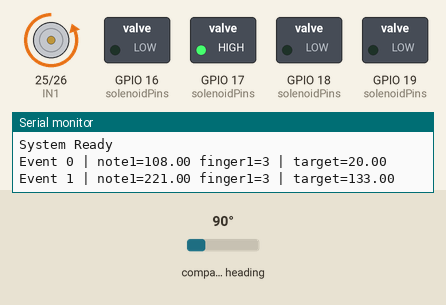
The sketch below on a simulated ESP32. On the bench: motor-driver pin pairs drawn as motors (green arrow = first pin HIGH = forward, orange = second pin HIGH = backward, longer = more drive), switched loads named in the sketch (green lamp = pin HIGH), the last lines printed to the serial monitor. Wiring (inferred from the names in the program): AS5600 angle sensor at I2C address 0x36. Dashed ring = blinking. The test bench sets the inputs (shaded band); at power-on: compass heading 90°.

Above: at 1.2 s.
1.3 s: compass heading set to 7°
At 4.24 s:
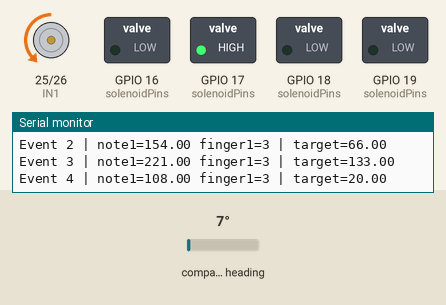
4.3 s: compass heading set to 180°
At 6.38 s:
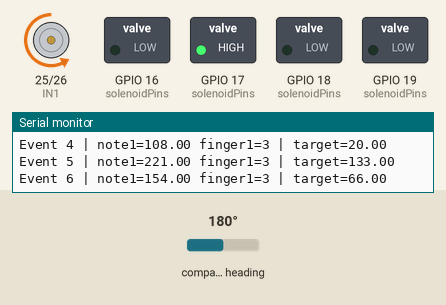
7.3 s: compass heading set to 269°
At 8.6 s:
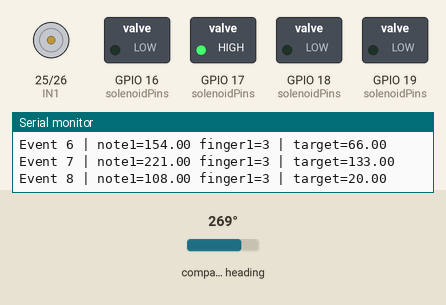
10.3 s: compass heading set to 90°
Timing chart, 0 to 48.6 s (numbered marks = the images above; inputs shaded):
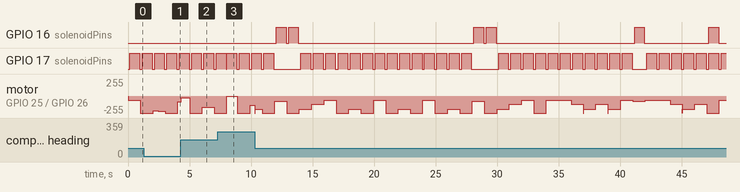

The sketch:

Piano_robot_V9.ino
```cpp
#include <Wire.h>

// ================= I2C (AS5600) =================
#define AS5600_ADDRESS 0x36
#define AS5600_RAW_ANGLE 0x0C

// ================= MOTOR =================
#define IN1 25
#define IN2 26

// ================= SOLENOIDS =================
#define NUM_FINGERS 4
#define S1 19
#define S2 18
#define S3 16
#define S4 17 // black key

int solenoidPins[NUM_FINGERS] = {S2, S1, S3, S4}; // 0,1,2,3

/*
0 -> S2 (right)
1 -> S1 (middle)
2 -> S3 (black)
3 -> S4 (left)
*/

// ================= POSITION =================
float totalpos = 0;
float posx = 0;
float prev_pos = 0;

const float R = 6.4;

unsigned long lastUpdate = 0;
float deltaT = 0;

// ================= PID =================
float kp = 3.0;
float kd = 0.04;
float ki = 0.005;

float e = 0, eprev = 0, eintegral = 0, dedt = 0;
float u = 0;
float target = 0;

// ================= FINGERS =================
float fingerOffsets[NUM_FINGERS] = {0, 44, 75, 88};

// current active fingers for this event
int activeFinger1 = -1;
int activeFinger2 = -1;

// ================= NOTES =================
// --- White keys ---
const int N_F4 = 0;
const int N_E4 = 17;
const int N_D4 = 43;
const int N_C4 = 67;

const int N_B3 = 92;
const int N_A3 = 108;
const int N_G3 = 130;
const int N_F3 = 154;
const int N_E3 = 171;
const int N_D3 = 197;
const int N_C3 = 221;

const int N_B2 = 246;
const int N_A2 = 262;
const int N_G2 = 284;
const int N_F2 = 308;
const int N_E2 = 325;
const int N_D2 = 351;
const int N_C2 = 375;

const int N_B1 = 400;
const int N_A1 = 416;
const int N_G1 = 438;
const int N_F1 = 462;
const int N_E1 = 479;
const int N_D1 = 505;
const int N_C1 = 529;

const int N_B0 = 554;
const int N_A0 = 570;
const int N_G0 = 592;
const int N_F0 = 616;
const int N_E0 = 633;
const int N_D0 = 659;
const int N_C0 = 683;

// --- Black keys ---
const int S_D4 = 104; // D#4
const int S_C4 = 55;  // C#4

const int S_A3 = 100; // A#3 / Bb3
const int S_G3 = 119; // G#3
const int S_F3 = 142; // F#3
const int S_D3 = 184; // D#3
const int S_C3 = 209; // C#3

const int S_A2 = 100 + 154;
const int S_G2 = 119 + 154;
const int S_F2 = 142 + 154;
const int S_D2 = 184 + 154;
const int S_C2 = 209 + 154;

const int S_A1 = 100 + 308;
const int S_G1 = 119 + 308;
const int S_F1 = 142 + 308;
const int S_D1 = 184 + 308;
const int S_C1 = 209 + 308;

const int S_A0 = 100 + 462;
const int S_G0 = 119 + 462;
const int S_F0 = 142 + 462;
const int S_D0 = 184 + 462;
const int S_C0 = 209 + 462;

#define BPM 80

// ================= NOTE ARRAY =================
// {beats, note1, type1, note2, type2, strength}
// note2 = -1, type2 = 'N' means no second note
const double testArray[][6] =
{
  {1, N_A3, 'W', -1,   'N', 1},
  {1, N_C3, 'W', -1,   'N', 1},
  {1, N_F3, 'W', -1,   'N', 1},
  {1, N_C3, 'W', -1,   'N', 1},
  {1, N_A3, 'W', -1,   'N', 1},
  {1, N_C3, 'W', -1,   'N', 1},
  {1, N_F3, 'W', -1,   'N', 1},
  {1, N_C3, 'W', -1,   'N', 1},
  {1, N_A3, 'W', -1,   'N', 1},
  {1, N_C3, 'W', -1,   'N', 1},
  {1, N_F3, 'W', -1,   'N', 1},
  {1, N_C3, 'W', -1,   'N', 1},
  {1, S_A3, 'B', -1,   'N', 1},
  {1, S_C3, 'B', -1,   'N', 1},
  {1, N_F3, 'W', -1,   'N', 1},
  {1, N_G3, 'W', -1,   'N', 1},

  {1, N_A3, 'W', -1,   'N', 1},
  {1, N_C3, 'W', -1,   'N', 1},
  {1, N_F3, 'W', -1,   'N', 1},
  {1, N_C3, 'W', -1,   'N', 1},
  {1, N_A3, 'W', -1,   'N', 1},
  {1, N_C3, 'W', -1,   'N', 1},
  {1, N_F3, 'W', -1,   'N', 1},
  {1, N_C3, 'W', -1,   'N', 1},
  {1, N_A3, 'W', -1,   'N', 1},
  {1, N_C3, 'W', -1,   'N', 1},
  {1, N_F3, 'W', -1,   'N', 1},
  {1, N_C3, 'W', -1,   'N', 1},
  {1, S_A3, 'B', -1,   'N', 1},
  {1, S_C3, 'B', -1,   'N', 1},
  {1, N_F3, 'W', -1,   'N', 1},
  {1, N_G3, 'W', -1,   'N', 1},

  {1, N_A3, 'W', -1,   'N', 1},
  {1, N_C3, 'W', -1,   'N', 1},
  {1, N_A3, 'W', -1,   'N', 1},
  {1, N_A3, 'W', -1,   'N', 1},
  {1, N_G3, 'W', -1,   'N', 1},
  {1, N_F3, 'W', -1,   'N', 1},
  {1, N_G3, 'W', -1,   'N', 1},
  {1, N_F3, 'W', -1,   'N', 1},
  {1, N_A3, 'W', -1,   'N', 1},
  {1, S_A3, 'B', -1,   'N', 1},
  {1, N_A3, 'W', -1,   'N', 1},
  {1, N_A3, 'W', -1,   'N', 1},
  {1, N_G3, 'W', -1,   'N', 1},
  {1, N_F3, 'W', -1,   'N', 1},
  {1, N_G3, 'W', -1,   'N', 1},
  {1, N_D3, 'W', S_A3, 'B', 1}, // chord

  {1, N_A3, 'W', -1,   'N', 1},
  {1, N_C3, 'W', -1,   'N', 1},
  {1, N_F3, 'W', -1,   'N', 1},
  {1, N_C3, 'W', -1,   'N', 1},
  {1, N_A3, 'W', -1,   'N', 1},
  {1, N_C3, 'W', -1,   'N', 1},
  {1, N_F3, 'W', -1,   'N', 1},
  {1, N_C3, 'W', -1,   'N', 1},
  {1, N_A3, 'W', -1,   'N', 1},
  {1, N_C3, 'W', -1,   'N', 1},
  {1, N_F3, 'W', -1,   'N', 1},
  {1, N_C3, 'W', -1,   'N', 1},
  {1, S_A3, 'B', -1,   'N', 1},
  {1, S_C3, 'B', -1,   'N', 1},
  {1, N_F3, 'W', -1,   'N', 1},
  {1, N_G3, 'W', -1,   'N', 1},

  {1, N_A3, 'W', -1,   'N', 1},
  {1, N_C3, 'W', -1,   'N', 1},
  {1, N_F3, 'W', -1,   'N', 1},
  {1, N_C3, 'W', -1,   'N', 1},
  {1, N_A3, 'W', -1,   'N', 1},
  {1, N_C3, 'W', -1,   'N', 1},
  {1, N_F3, 'W', -1,   'N', 1},
  {1, N_C3, 'W', -1,   'N', 1},
  {1, N_A3, 'W', -1,   'N', 1},
  {1, N_C3, 'W', -1,   'N', 1},
  {1, N_F3, 'W', -1,   'N', 1},
  {1, N_C3, 'W', -1,   'N', 1},
  {1, S_A3, 'B', -1,   'N', 1},
  {1, S_C3, 'B', -1,   'N', 1},
  {1, N_F3, 'W', -1,   'N', 1},
  {1, N_G3, 'W', -1,   'N', 1},

  {1, N_A3, 'W', -1,   'N', 1},
  {1, N_C3, 'W', -1,   'N', 1},
  {1, N_A3, 'W', -1,   'N', 1},
  {1, N_A3, 'W', -1,   'N', 1},
  {1, N_G3, 'W', -1,   'N', 1},
  {1, N_F3, 'W', -1,   'N', 1},
  {1, N_G3, 'W', -1,   'N', 1},
  {1, N_F3, 'W', -1,   'N', 1},
  {1, N_A3, 'W', -1,   'N', 1},
  {1, S_A3, 'B', -1,   'N', 1},
  {1, N_A3, 'W', -1,   'N', 1},
  {1, N_A3, 'W', -1,   'N', 1},
  {1, N_G3, 'W', -1,   'N', 1},
  {1, N_F3, 'W', -1,   'N', 1},
  {1, N_G3, 'W', -1,   'N', 1},
  {1, N_D3, 'W', S_A3, 'B', 1}  // chord
};

const int NUM_EVENTS = sizeof(testArray) / sizeof(testArray[0]);

double beats, duty;
double position1, position2;
char keyType1, keyType2;
int n = 0;

unsigned long noteDuration = 0;
unsigned long stateStartTime = 0;
unsigned long moveStartTime = 0;

bool fingersActivated = false;

// ================= FSM =================
enum MOTOR_STATE
{
  READY,
  MOVE,
  ENERGIZE,
  HOLD,
  RELEASE
};

MOTOR_STATE motorState = READY;

// ================= FUNCTION DECL =================
float readAngleDegrees();
float pid(float setpoint, float measurement, float dt);
void setMotor(int dir, int pwmVal);
int getBestWhiteFinger(float keyPos, int forbiddenFinger = -1);
int chooseFinger(float keyPos, char keyType, int forbiddenFinger = -1);
void activateFingers(int finger1, int finger2);
void releaseAll();

// ================= SETUP =================
void setup()
{
  Serial.begin(115200);
  Wire.begin();

  prev_pos = readAngleDegrees();

  ledcAttach(IN1, 5000, 8);
  ledcAttach(IN2, 5000, 8);

  for (int i = 0; i < NUM_FINGERS; i++)
    pinMode(solenoidPins[i], OUTPUT);

  releaseAll();

  Serial.println("System Ready");
}

// ================= LOOP =================
void loop()
{
  // ===== Update Position =====
  float current_pos = readAngleDegrees();
  float deltapos = current_pos - prev_pos;

  if (deltapos > 180) deltapos -= 360;
  if (deltapos < -180) deltapos += 360;

  totalpos += deltapos;
  prev_pos = current_pos;

  posx = (totalpos * R * PI) / 180.0;

  // ===== PID (always running) =====
  unsigned long now = micros();
  if (now - lastUpdate >= 1000)
  {
    deltaT = (now - lastUpdate) / 1e6;
    lastUpdate = now;

    u = pid(target, posx, deltaT);

    int dir = (u > 0) ? 1 : (u < 0 ? -1 : 0);
    setMotor(dir, abs(u));
  }

  // ===== FSM =====
  switch (motorState)
  {
    case READY:
    {
      if (n >= NUM_EVENTS)
      {
        releaseAll();
        setMotor(0, 0);
        return;
      }

      beats     = testArray[n][0];
      position1 = testArray[n][1];
      keyType1  = (char)testArray[n][2];
      position2 = testArray[n][3];
      keyType2  = (char)testArray[n][4];
      duty      = testArray[n][5];

      activeFinger1 = chooseFinger(position1, keyType1);
      activeFinger2 = -1;

      if (position2 != -1 && keyType2 != 'N')
      {
        activeFinger2 = chooseFinger(position2, keyType2, activeFinger1);
      }

      // Shared target: based on first note/finger
      target = position1 - fingerOffsets[activeFinger1];

      noteDuration = (60000 / BPM) * beats;

      eprev = 0;
      eintegral = 0;
      fingersActivated = false;

      Serial.print("Event ");
      Serial.print(n);
      Serial.print(" | note1=");
      Serial.print(position1);
      Serial.print(" finger1=");
      Serial.print(activeFinger1);

      if (activeFinger2 != -1)
      {
        Serial.print(" | note2=");
        Serial.print(position2);
        Serial.print(" finger2=");
        Serial.print(activeFinger2);
      }

      Serial.print(" | target=");
      Serial.println(target);

      moveStartTime = millis();
      motorState = MOVE;
      break;
    }

    case MOVE:
    {
      releaseAll();

      if ((fabs(target - posx) < 2.5 && fabs(u) < 5.0) ||
          (millis() - moveStartTime > 150))
      {
        motorState = ENERGIZE;
        stateStartTime = millis();
      }

      break;
    }

    case ENERGIZE:
    {
      if (!fingersActivated)
      {
        activateFingers(activeFinger1, activeFinger2);
        fingersActivated = true;
      }

      if (millis() - stateStartTime >= 50)
      {
        motorState = HOLD;
        stateStartTime = millis();
      }

      break;
    }

    case HOLD:
    {
      if (millis() - stateStartTime >= noteDuration)
      {
        motorState = RELEASE;
        stateStartTime = millis();
      }

      break;
    }

    case RELEASE:
    {
      releaseAll();

      if (millis() - stateStartTime >= 50)
      {
        n++;
        motorState = READY;
      }

      break;
    }
  }
}

// ================= MOTOR =================
void setMotor(int dir, int pwmVal)
{
  if (dir == 1)
  {
    ledcWrite(IN2, pwmVal);
    ledcWrite(IN1, 0);
  }
  else if (dir == -1)
  {
    ledcWrite(IN2, 0);
    ledcWrite(IN1, pwmVal);
  }
  else
  {
    ledcWrite(IN2, 0);
    ledcWrite(IN1, 0);
  }
}

// ================= PID =================
float pid(float setpoint, float measurement, float dt)
{
  e = setpoint - measurement;

  if (fabs(e) < 0.5) e = 0;

  static float dedtF = 0;
  float alpha = 0.8;

  dedt = (e - eprev) / dt;
  dedtF = alpha * dedtF + (1 - alpha) * dedt;

  eintegral += e * dt;
  eintegral = constrain(eintegral, -300, 300);

  float output = kp * e + kd * dedtF + ki * eintegral;
  output = constrain(output, -255, 255);

  if (fabs(output) < 5) output = 0;

  eprev = e;
  return output;
}

// ================= ENCODER =================
float readAngleDegrees()
{
  Wire.beginTransmission(AS5600_ADDRESS);
  Wire.write(AS5600_RAW_ANGLE);
  Wire.endTransmission(false);
  Wire.requestFrom(AS5600_ADDRESS, 2);

  if (Wire.available() >= 2)
  {
    uint16_t raw = (Wire.read() << 8) | Wire.read();
    return (raw & 0x0FFF) * 360.0 / 4096.0;
  }

  return prev_pos;
}

// ================= FINGER SELECTION =================
int getBestWhiteFinger(float keyPos, int forbiddenFinger)
{
  int whiteFingerIndices[] = {0, 1, 3}; // exclude 2 = black finger
  int bestFinger = -1;
  float minMove = 1e9;

  for (int j = 0; j < 3; j++)
  {
    int i = whiteFingerIndices[j];

    if (i == forbiddenFinger)
      continue;

    float requiredTarget = keyPos - fingerOffsets[i];
    float moveDist = fabs(requiredTarget - posx);

    if (moveDist < minMove)
    {
      minMove = moveDist;
      bestFinger = i;
    }
  }

  if (bestFinger == -1)
    bestFinger = 0;

  return bestFinger;
}

int chooseFinger(float keyPos, char keyType, int forbiddenFinger)
{
  if (keyType == 'B')
  {
    // black keys always use S3 = index 2
    if (forbiddenFinger == 2)
      return -1; // impossible if first note already took S3
    return 2;
  }

  return getBestWhiteFinger(keyPos, forbiddenFinger);
}

// ================= SOLENOIDS =================
void activateFingers(int finger1, int finger2)
{
  for (int i = 0; i < NUM_FINGERS; i++)
    digitalWrite(solenoidPins[i], LOW);

  if (finger1 >= 0)
    digitalWrite(solenoidPins[finger1], HIGH);

  if (finger2 >= 0)
    digitalWrite(solenoidPins[finger2], HIGH);
}

void releaseAll()
{
  for (int i = 0; i < NUM_FINGERS; i++)
    digitalWrite(solenoidPins[i], LOW);
}
```

byteStream.cpp
```cpp
/*
LED Playing Code
Author: Tsz Kin Charm
Date: March 2nd, 2026
Description: Parses MIDI byte stream and converts into a CSV file containing a list of events.
This can then be sent to a MCU for action.
*/

#include <cstdint>
#include <stdio.h>

int main() {

    unsigned int byte;

    FILE *currentTrack, *outputFile;

    currentTrack = fopen("Mary.mid","rb"); //Opens midi file in binary read mode

    if(!currentTrack)
    {
        perror("Could not open Current Track");
        return -1;
    }

    byte = fgetc(currentTrack);
    printf("%#02x", byte);

    while (byte != EOF)
    {
        byte = fgetc(currentTrack);
        printf("%#02x\n", byte);
    }

    return 0;
}
```

mid2CSV.cpp
```cpp
/*
LED Playing Code
Author: Tsz Kin Charm
Date: March 2nd, 2026
Description: Parses MIDI byte stream and converts into a CSV file containing a list of events.
This can then be sent to a MCU for action.
*/

#include <cstdint>
#include <stdio.h>

int solenoidStatus;

int main() {

    int n = 0;

    FILE *currentTrack, *outputFile;

    currentTrack = fopen("Mary.mid","rb"); //Opens midi file in binary read mode
    outputFile = fopen("testOUT.csv","w+"); //Opens file in write mode

    //Checks for file opening error
    if (!currentTrack) {
        perror("Error opening file");
        return 1;
    };

    if (!outputFile) {
        perror("Error opening file");
        return 1;
    };

    // Skip header + chunk size bytes (adjust for your file)
    fseek(currentTrack, 64, SEEK_SET); //Replace with something that looks through header

    int status, noteNumber, velocity;
    unsigned int deltaTime, deltaTimeValue;
    int cursor;

    while (1) {

        //Read Delta Time while MSB is 1
        deltaTimeValue = 0;
        do {
            deltaTime = fgetc(currentTrack); //Load Delta Time
            if (deltaTime == EOF) goto endOfFile; //Check for EOF
            deltaTimeValue = (deltaTimeValue << 7) | (deltaTime & 0x7F); //Sum the Delta Time Values
        } while (((deltaTime & 0xF0) != 0x90)&&((deltaTime & 0xF0) != 0x80)&&((deltaTime & 0xF0)  != 0xC0)&&(deltaTime != 0xFF));

        //Read Status
        status = fgetc(currentTrack);

        //Check for Meta Event
        if ((status & 0xF0) == 0x90 || (status & 0xF0) == 0x80) {
            // Note ON or OFF
            noteNumber = fgetc(currentTrack);
            velocity   = fgetc(currentTrack);

            //Output for verification
            printf("DeltaTime: %u, Status: 0x%02X SolenoidStatus: %d, Note: %d, Velocity: %d\n",
                    deltaTimeValue, status, solenoidStatus, noteNumber, velocity);

            fprintf(outputFile, "%03u, %d, %d, %03d\n",
                    deltaTimeValue, solenoidStatus, noteNumber, velocity);

        } else if ((status & 0xF0) == 0xC0) {
            // Program Change
            int programNumber = fgetc(currentTrack);
            printf("DeltaTime: %u, Program Change: %d\n", deltaTimeValue, programNumber);
        } else if (status == 0xFF) {
            // Meta Event
            int metaType = fgetc(currentTrack);
            int length   = fgetc(currentTrack); // assume 1 byte for simplicity
            // Skip meta data bytes
            for (int i = 0; i < length; i++) fgetc(currentTrack);

            // End-of-Track
            if (metaType == 0x2F) break;
        } else {
            printf("Unknown status: 0x%02X\n", status);
            break;
        }

    };

    endOfFile:
    fclose(currentTrack); //Closes Track

    return 0;
};

/*
switch(status & 0xF0){
            case 0x90:
                printf("Turning ON note #%d\n", noteNumber);
                break;
            case 0x80:
                printf("Turning OFF note #%d\n", noteNumber);
                break;
            default:
                printf("Unknown MIDI event: 0x%X\n", status & 0xF0);
                break;
        }

        switch(status & 0xF0){
            case 0x90:
                printf("Turning ON note #%d\n", noteNumber);
                break;
            case 0x80:
                printf("Turning OFF note #%d at %d out of 32 beats\n", noteNumber, countingTime);
                break;
            default:
                printf("Unknown MIDI event: 0x%X\n", status & 0xF0);
                break;
        }


        if(countingTime >= 32)
        {
            bar++;
            printf("bar %d\n", bar);
            countingTime = 0;
        }

        n++;
    }
*/
```
